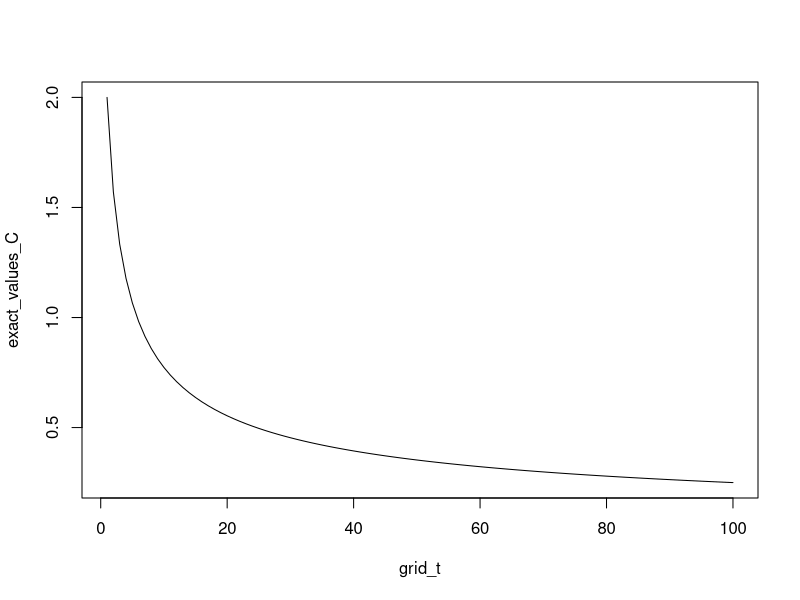
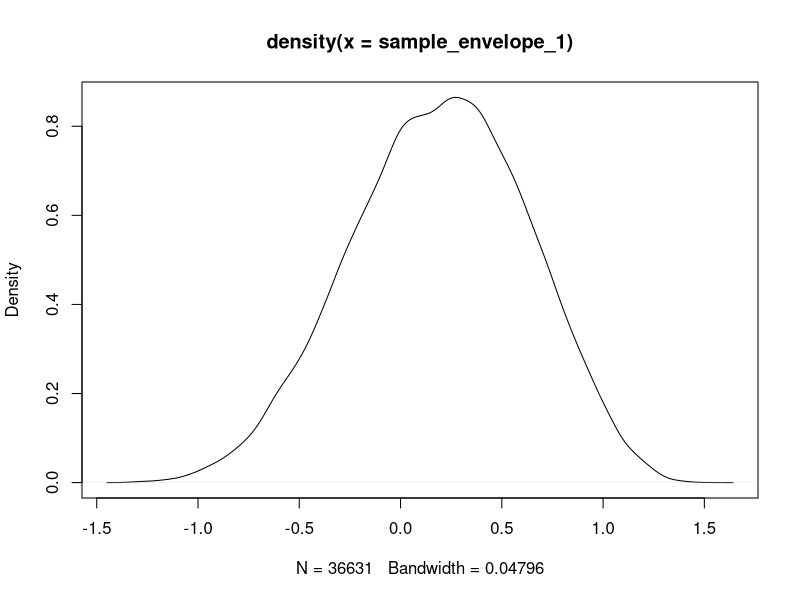
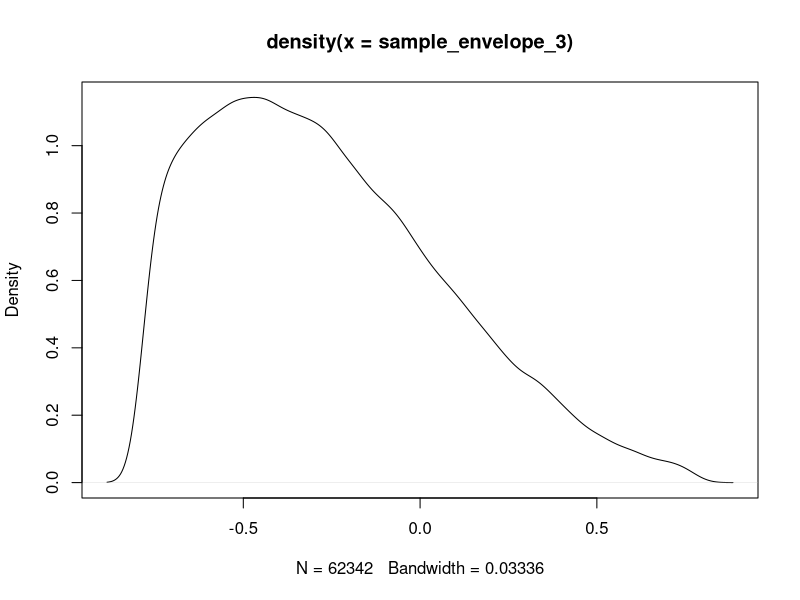
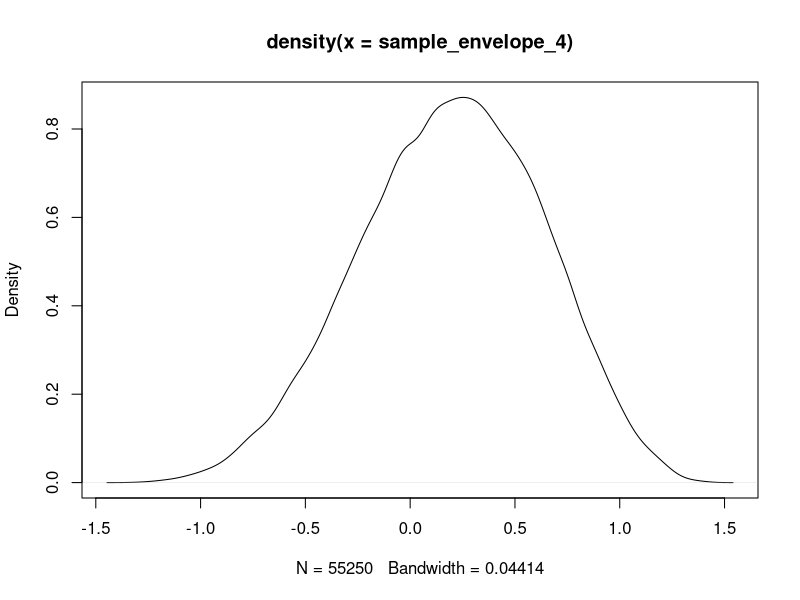

Source code (R) for these figures, in order:
## ---- chunk 1
knitr::opts_chunk$set(echo = TRUE)
## ---- chunk 2
grid_t <- 1:100

exact_formula_C <- function(t){
  (sqrt(pi) * gamma((t + 1)/2))/gamma(t/2 + 1)
}

exact_values_C <- exact_formula_C(grid_t)
plot(grid_t, exact_values_C, type = 'l')
## ---- chunk 3
n <- 10^6
## ---- chunk 4
t <- 1
u <- runif(n)
sample <- u^t*1/(cos(asin(u)))+(cos(asin(u)))^(t-1)
  
EstIntegral <- mean(sample)
  
Diff <- exact_formula_C(t) - EstIntegral
Std_Error <- sd(sample)/sqrt(n)

rbind(EstIntegral, Diff, Std_Error)
## ---- chunk 5
EstIntegral_1 <- numeric(length(grid_t))
Diff_1 <- numeric(length(grid_t))
Std_Error_1 <- numeric(length(grid_t))

for (t in grid_t){
  u <- runif(n)
  sample <- u^t*1/(cos(asin(u)))+(cos(asin(u)))^(t-1)
  
  EstIntegral_1[t] <- mean(sample)
  
  Diff_1[t] <- exact_formula_C(t) - EstIntegral_1[t]
  Std_Error_1[t] <- sd(sample)/sqrt(n)
}

rbind(mean_diff_1 = mean(Diff_1), mean_SE_1 = mean(Std_Error_1))
## ---- chunk 6
t <- 1
u <- runif(n)
sample <- (sin(acos(u)))^{t-1} + u^t*(sin(acos(u)))^{-1}
  
EstIntegral <- mean(sample)
  
Diff <- exact_formula_C(t) - EstIntegral
Std_Error <- sd(sample)/sqrt(n)

rbind(EstIntegral, Diff, Std_Error)
## ---- chunk 7
EstIntegral_4 <- numeric(length(grid_t))
Diff_4 <- numeric(length(grid_t))
Std_Error_4 <- numeric(length(grid_t))

for (t in grid_t){
  u <- runif(n)
  sample <- (sin(acos(u)))^{t-1} + u^t*(sin(acos(u)))^{-1}
  
  EstIntegral_4[t] <- mean(sample)
  
  Diff_4[t] <- exact_formula_C(t) - EstIntegral_4[t]
  Std_Error_4[t] <- sd(sample)/sqrt(n)
}

rbind(mean_diff_4 = mean(Diff_4), mean_SE_4 = mean(Std_Error_4))
## ---- chunk 8
t <- 1
u <- runif(n)
sample <- ((sin(pi/2*u))^t + (cos(pi/2*u))^t) * pi/2
  
EstIntegral <- mean(sample)
  
Diff <- exact_formula_C(t) - EstIntegral
Std_Error <- sd(sample)/sqrt(n)

rbind(EstIntegral, Diff, Std_Error)
## ---- chunk 9
EstIntegral_4 <- numeric(length(grid_t))
Diff_4 <- numeric(length(grid_t))
Std_Error_4 <- numeric(length(grid_t))

for (t in grid_t){
  u <- runif(n)
  sample <- ((sin(pi/2*u))^t + (cos(pi/2*u))^t) * pi/2
  
  EstIntegral_4[t] <- mean(sample)
  
  Diff_4[t] <- exact_formula_C(t) - EstIntegral_4[t]
  Std_Error_4[t] <- sd(sample)/sqrt(n)
}

rbind(mean_diff_4 = mean(Diff_4), mean_SE_4 = mean(Std_Error_4))
## ---- chunk 10
f <- function(x, y) {
  r <- sqrt(x^2 + y^2)
  ifelse(r == 0, 1, sin(r) / r)  # Handle the removable singularity at (0,0)
}

result <- integrate(function(y) {
  sapply(y, function(yi) {
    integrate(function(x) f(x, yi), -1, 1)$value
  })
}, -1, 1)

# Print the result
true_integral <- result$value
## ---- chunk 11
# install.packages('pracma')
library(pracma)

f <- function(x, y) {
  r <- sqrt(x^2 + y^2)
  ifelse(r == 0, 1, sin(r) / r) 
}

dblquad(f, -1, 1, -1, 1)
## ---- chunk 12
n <- 10^5
x <- runif(n)
y <- runif(n)
sample <- 4 * sin(sqrt(x^2 + y^2))/sqrt(x^2 + y^2)

EstIntegral <- mean(sample)
Diff <- true_integral - EstIntegral
Std_Error <- sd(sample)/sqrt(n)

rbind(EstIntegral, Diff, Std_Error)
## ---- chunk 13
# m <- c(2, 10)
# nu <- c(-1, 1)
# lambda <- c(-1, 1)
# alpha <- c(1, 10)
# 
# groups <- expand.grid(m, nu, lambda, alpha)
# 
# # convert rows to list of vectors
# group_list <- split(as.matrix(groups), 1:nrow(groups))
# #group_list
## ---- chunk 14
m <- 2
nu <- -1
lambda <- -1
alpha <- 1
## ---- chunk 15
check_mean_var <- function(sample){
  mean <- lambda - alpha*nu/(2*(m - 1))
  var <- alpha^2/(2*m - 3) * (1 + nu^2/(4*(m - 1)^2))
  cat(mean, var)
}
## ---- chunk 16
# Generate Y
n <- 10^5
Y <- runif(n) * pi - pi/2
## ---- chunk 17
c_over_K_1 <- pi * (cos(atan(-nu/(2*m))))^{2*m} * exp(-nu*atan(-nu/(2*m)))
c_over_K_1
## ---- chunk 18
# Generate the sample using AR
U <- runif(n)

temp <- atan(-nu/(2*m))

sample_envelope_1 <- Y[U < 
                      ((cos(Y))^{2 * m} * exp(-nu * Y))/(cos(temp)^{2*m} * exp(-nu * temp))]

plot(density(sample_envelope_1), type = 'l')
## ---- chunk 19
# Produce X, and check mean and variance
X_envelope_1 <- tan(sample_envelope_1) * alpha + lambda
print(c(mean(X_envelope_1), var(X_envelope_1)))
check_mean_var(X_envelope_1)
## ---- chunk 20
# empirical rate of acceptance
length(sample_envelope_1)/n
## ---- chunk 21

## ---- chunk 22
# Generate Y
n <- 10^5
U <- runif(n)

Y <- -0.5*log(U*(exp(-pi/2 * nu) - exp(pi/2 * nu)) + exp(pi/2 * nu))
## ---- chunk 23
# Generate the sample using AR
U <- runif(n)

sample_envelope_3 <- Y[U < (cos(Y))^{2*m}]

plot(density(sample_envelope_3), type = 'l')
## ---- chunk 24
# Produce X, and check mean and variance
X_envelope_3 <- tan(sample_envelope_3) * alpha + lambda
print(c(mean(X_envelope_3), var(X_envelope_3)))
check_mean_var(X_envelope_3)
## ---- chunk 25
# empirical rate of acceptance
length(sample_envelope_3)/n
## ---- chunk 26
# Generate Y
n <- 10^5
U <- runif(n)

Y <- asin(2*U-1)
## ---- chunk 27
# Generate the sample using AR
U <- runif(n)

temp <- atan(-nu/(2*m-1))

sample_envelope_4 <- Y[U < (cos(Y)^{2*m-1}*exp(-nu*Y))/(cos(temp)^{2*m-1}*exp(-nu*temp))]

plot(density(sample_envelope_4), type = 'l')
## ---- chunk 28
# Produce X, and check mean and variance
X_envelope_4 <- tan(sample_envelope_4) * alpha + lambda
print(c(mean(X_envelope_4), var(X_envelope_4)))
check_mean_var(X_envelope_4)
## ---- chunk 29
# empirical rate of acceptance
length(sample_envelope_4)/n
